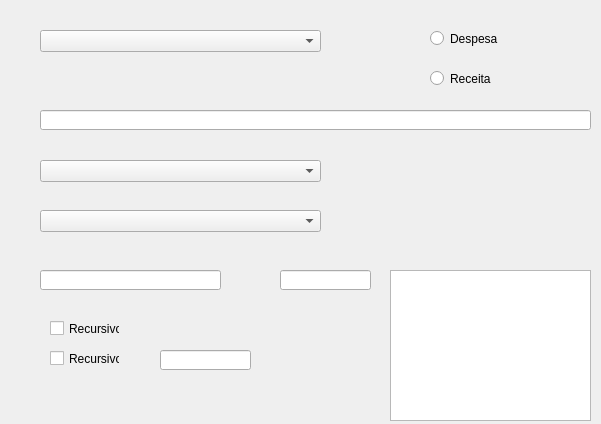
<?xml version="1.0" encoding="UTF-8"?>
<ui version="4.0">
 <class>ReceitaDespesa</class>
 <widget class="QDialog" name="ReceitaDespesa">
  <property name="geometry">
   <rect>
    <x>0</x>
    <y>0</y>
    <width>601</width>
    <height>424</height>
   </rect>
  </property>
  <property name="windowTitle">
   <string>Dialog</string>
  </property>
  <widget class="QComboBox" name="cbUsuario">
   <property name="geometry">
    <rect>
     <x>40</x>
     <y>30</y>
     <width>281</width>
     <height>22</height>
    </rect>
   </property>
  </widget>
  <widget class="QRadioButton" name="rbReceita">
   <property name="geometry">
    <rect>
     <x>430</x>
     <y>70</y>
     <width>82</width>
     <height>17</height>
    </rect>
   </property>
   <property name="text">
    <string>Receita</string>
   </property>
  </widget>
  <widget class="QRadioButton" name="rbDespesa">
   <property name="geometry">
    <rect>
     <x>430</x>
     <y>30</y>
     <width>82</width>
     <height>17</height>
    </rect>
   </property>
   <property name="text">
    <string>Despesa</string>
   </property>
  </widget>
  <widget class="QLineEdit" name="leProdutoServico">
   <property name="geometry">
    <rect>
     <x>40</x>
     <y>110</y>
     <width>551</width>
     <height>20</height>
    </rect>
   </property>
  </widget>
  <widget class="QComboBox" name="cbCategoria">
   <property name="geometry">
    <rect>
     <x>40</x>
     <y>160</y>
     <width>281</width>
     <height>22</height>
    </rect>
   </property>
  </widget>
  <widget class="QComboBox" name="cbFornecedor">
   <property name="geometry">
    <rect>
     <x>40</x>
     <y>210</y>
     <width>281</width>
     <height>22</height>
    </rect>
   </property>
  </widget>
  <widget class="QLineEdit" name="leValor">
   <property name="geometry">
    <rect>
     <x>40</x>
     <y>270</y>
     <width>181</width>
     <height>20</height>
    </rect>
   </property>
  </widget>
  <widget class="QLineEdit" name="leData">
   <property name="geometry">
    <rect>
     <x>280</x>
     <y>270</y>
     <width>91</width>
     <height>20</height>
    </rect>
   </property>
  </widget>
  <widget class="QCheckBox" name="cbOrcamento">
   <property name="geometry">
    <rect>
     <x>50</x>
     <y>320</y>
     <width>70</width>
     <height>17</height>
    </rect>
   </property>
   <property name="text">
    <string>Recursivo</string>
   </property>
  </widget>
  <widget class="QLineEdit" name="leFrequencia">
   <property name="geometry">
    <rect>
     <x>160</x>
     <y>350</y>
     <width>91</width>
     <height>20</height>
    </rect>
   </property>
  </widget>
  <widget class="QCheckBox" name="cbRecursivo">
   <property name="geometry">
    <rect>
     <x>50</x>
     <y>350</y>
     <width>70</width>
     <height>17</height>
    </rect>
   </property>
   <property name="text">
    <string>Recursivo</string>
   </property>
  </widget>
  <widget class="QPlainTextEdit" name="ptObs">
   <property name="geometry">
    <rect>
     <x>390</x>
     <y>270</y>
     <width>201</width>
     <height>151</height>
    </rect>
   </property>
  </widget>
 </widget>
 <resources/>
 <connections/>
</ui>
